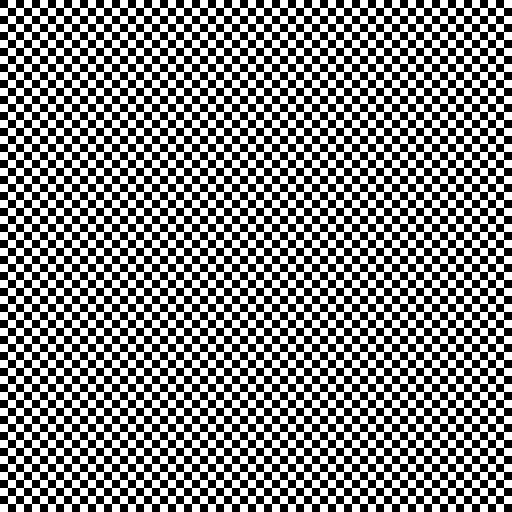
#> input picture data/synthetic/checkerboard_highres.png, 1024 x 1024 px (shown at 1/2 size); the run also reads 1 picture not shown here
$ jupyter execute --allow-errors 01_from_pixels_to_visual_evidence_revised.ipynb
#> lines starting #> are read from the running program, lines starting #| are printed output that depends on the picture; after the words box and inside, x2 and y2 are one past the last pixel; in counts of white or black regions, pixels touching at a corner belong together
### src/cvis_utils.py
"""Utility functions for CV4IS Exercise 1.

These functions intentionally use common packages (NumPy, scikit-image, OpenCV)
and are written in a transparent style for teaching.
"""

from pathlib import Path
import math
import os
from pathlib import Path as _Path
# Use a writable Matplotlib config directory in Binder/sandbox environments.
os.environ.setdefault("MPLCONFIGDIR", str(_Path(__file__).resolve().parents[1] / ".matplotlib_cache"))
_Path(os.environ["MPLCONFIGDIR"]).mkdir(parents=True, exist_ok=True)

import numpy as np
import matplotlib.pyplot as plt

from skimage import io, img_as_float, exposure, filters, morphology, measure, transform, util
from scipy import ndimage as ndi


def load_gray(path):
    """Load an image as float grayscale in [0, 1]."""
    img = io.imread(path, as_gray=True)
#> img: shape (1024, 1024); 50% white; 1 white region, box (x1, y1, x2, y2) and area: (0, 0, 1024, 1024) 524288
    return img_as_float(img)


def show_images(images, titles=None, cmap="gray", ncols=None, figsize=(12, 5), vmin=None, vmax=None):
    """Display a list of images in a grid."""
    if not isinstance(images, (list, tuple)):
        images = [images]
    n = len(images)
    if titles is None:
        titles = [""] * n
    if ncols is None:
        ncols = n
    nrows = int(math.ceil(n / ncols))
    fig, axes = plt.subplots(nrows, ncols, figsize=figsize)
    axes = np.array(axes).reshape(-1)
    for ax, img, title in zip(axes, images, titles):
        ax.imshow(img, cmap=cmap, vmin=vmin, vmax=vmax)
        ax.set_title(title)
        ax.axis("off")
    for ax in axes[n:]:
        ax.axis("off")
    plt.tight_layout()
    return fig


# [16 lines left out: function plot_histograms, not called in this run]


def mm_per_pixel(fov_mm, n_pixels):
    """Object-space resolution in mm/px."""
    return float(fov_mm) / float(n_pixels)


def pixels_per_feature(feature_size_mm, mm_per_px):
    """How many pixels span a physical feature."""
    return float(feature_size_mm) / float(mm_per_px)


# [162 lines left out: functions downsample_image, motion_blur_kernel, apply_motion_blur, add_gaussian_noise, gamma_correct, quantize_image and 9 more, not called in this run]


def robust_zscore_map(image, median_image, mad_image, eps=1e-6):
    """Pixelwise robust absolute z-score map using median and MAD images."""
    return np.abs(np.asarray(image) - np.asarray(median_image)) / (1.4826 * np.asarray(mad_image) + eps)


def anomaly_score_from_map(score_map, percentile=99):
    """Image-level anomaly score as a high percentile of the score map."""
    return float(np.percentile(np.asarray(score_map), percentile))


def max_exposure_time_for_blur(blur_max_px, mm_per_px, object_speed_mm_s):
    """Maximum exposure time [s] for an allowed motion blur in pixels."""
    return float(blur_max_px) * float(mm_per_px) / float(object_speed_mm_s)


def required_pixels_for_feature(feature_size_mm, desired_pixels_per_feature):
    """Maximum mm/px required to achieve a desired number of pixels per feature."""
    return float(feature_size_mm) / float(desired_pixels_per_feature)


def required_fov_for_pixel_count(mm_per_px, n_pixels):
    """Field of view width from object-space resolution and number of pixels."""
    return float(mm_per_px) * float(n_pixels)

### notebooks/01_from_pixels_to_visual_evidence_revised.ipynb
# Exercise 1 — From Pixels to Visual Evidence

**Course:** Computer Vision for Industrial Systems
**Topic:** imaging fundamentals before machine learning
**Format:** Binder / Jupyter Notebook

This notebook implements the core message of Lecture 2:

> **Before training a model, make sure the relevant visual signal is visible, sufficiently sampled, stable, and measurable.**

You will work through three parts:

1. **Sampling and feature visibility** — object-space resolution, aliasing, anti-aliasing.
2. **Image formation perturbations** — blur, noise, saturation, bit depth, gamma.
3. **Simple inspection pipeline** — thresholding, morphology, connected components, measurement.

The notebook is intentionally still **pre-machine-learning**. The aim is to understand the image evidence itself.

## How to work with this notebook

You will see code cells with explicit `TODO` sections. Replace the missing parts with your own code.

Difficulty markers:

- 🟢 **Basic** — everyone should be able to finish this during the exercise.
- 🟡 **Intermediate** — requires a little more reasoning or debugging.
- 🔴 **Advanced** — optional challenge if you finish early.

The most important part is not only the code, but the **engineering interpretation**:
What does the result mean for an industrial vision system?

## 0. Setup

Run this cell first. It imports the libraries and helper functions used throughout the notebook.

The helper functions are deliberately simple and located in `src/cvis_utils.py`.

[cell 1]
from pathlib import Path
import sys
import math
import os

# Ensure Matplotlib uses a writable cache directory in Binder/sandbox environments.
os.environ.setdefault("MPLCONFIGDIR", str((Path.cwd() / ".matplotlib_cache").resolve()))

import numpy as np
import pandas as pd
import matplotlib.pyplot as plt
from scipy import ndimage as ndi

# Make helper module importable when running from notebooks/
repo_root = Path.cwd().parents[1] if Path.cwd().name == "solutions" else (Path.cwd().parent if Path.cwd().name == "notebooks" else Path.cwd())
sys.path.append(str(repo_root / "src"))

from cvis_utils import (
    load_gray, show_images, plot_histograms,
    mm_per_pixel, pixels_per_feature,
    downsample_image, motion_blur_kernel, apply_motion_blur,
    add_gaussian_noise, gamma_correct, quantize_image,
    sobel_energy, laplacian_variance,
    otsu_segment, clean_mask, region_table, iou
)

DATA = repo_root / "data"
SYN = DATA / "synthetic"
IND = DATA / "industrial_like"

print("Repository root:", repo_root)
print("Synthetic data exists:", SYN.exists())
print("Industrial-like data exists:", IND.exists())

## 0.1 Load and inspect images

We use two types of images:

1. **Synthetic image patterns** for controlled sampling and aliasing experiments.
2. **Industrial-style surface images** for defect visibility, thresholding, and measurement.

The industrial-style images are generated teaching images. They are useful for a stable first Binder exercise because the solution is reproducible and lightweight.

[cell 2]
checker = load_gray(SYN / "checkerboard_highres.png")
brick = load_gray(SYN / "brick_wall_synthetic.png")
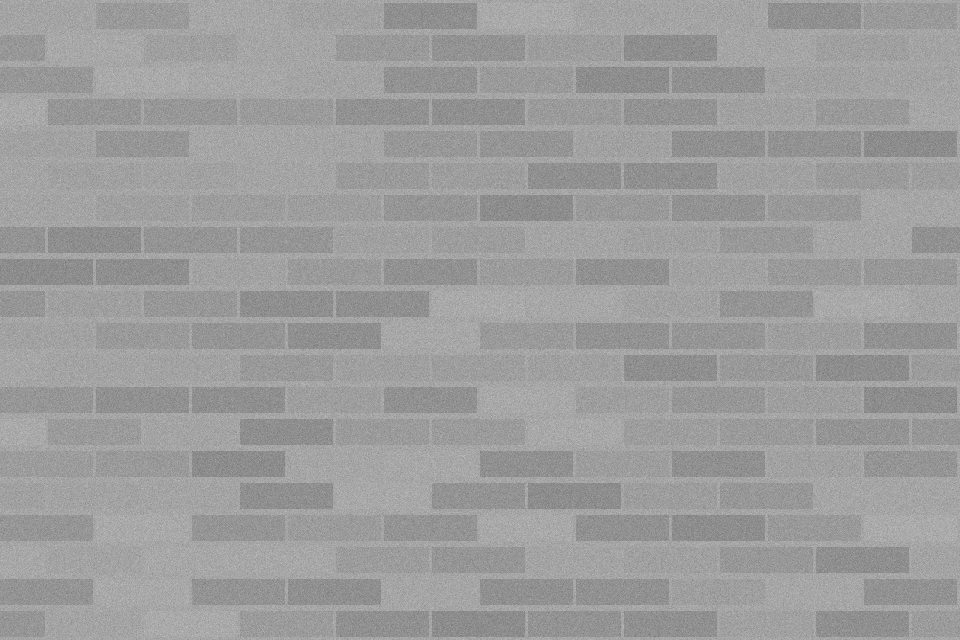
#> input picture data/synthetic/brick_wall_synthetic.png, 960 x 640 px
#> in load_gray, img is the input picture: shape (640, 960); min 114, max 199, mean 156.8
surface = load_gray(IND / "images" / "surface_defect_bright_scratch_easy.png")
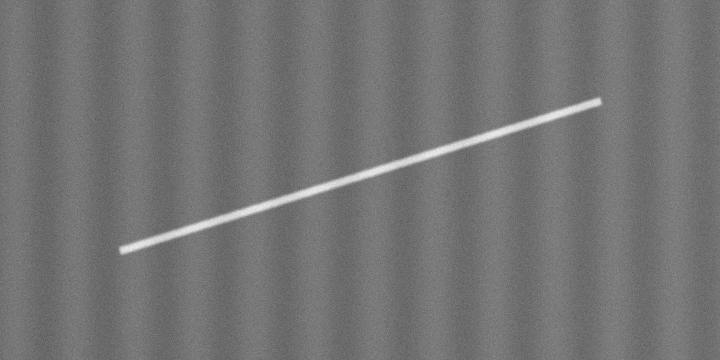
#> input picture data/industrial_like/images/surface_defect_bright_scratch_easy.png, 720 x 360 px
#> in load_gray, img is the input picture: shape (360, 720); min 89, max 241, mean 115.8
#> (the rest of the program and of its run is left out)
